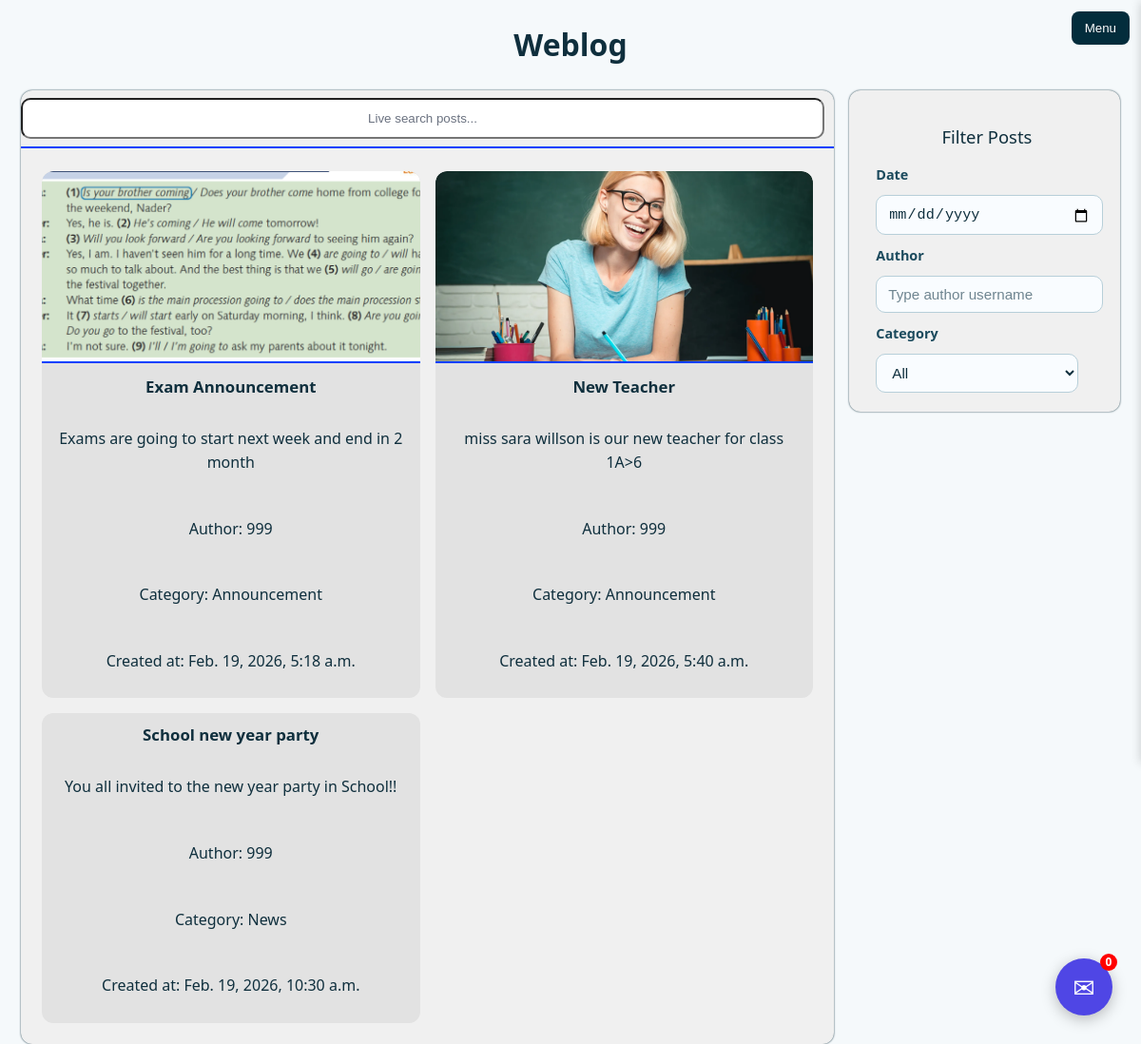
Screenshot of /weblog/home/ with the database file from the repository.
### weblog/models.py (models this page shows, shortened)
class Weblog(models.Model):
    title = models.CharField(max_length=200)
    content = models.TextField()
    author = models.ForeignKey(settings.AUTH_USER_MODEL, on_delete=models.CASCADE)
    file = models.FileField(upload_to='weblog_files/', blank=True, null=True)
    published = models.BooleanField(default=False)
    category = models.CharField(max_length=100, blank=True, null=True, choices=[
        ('announcement', 'Announcement'),
        ('news', 'News'),
        ('event', 'Event'),
        ('other', 'Other'),
    ])
    created_at = models.DateTimeField(auto_now_add=True)
    updated_at = models.DateTimeField(auto_now=True)

### user/models.py (models this page shows, shortened)
class User(AbstractBaseUser, PermissionsMixin):
    ROLE_CHOICES = [
        ('admin', 'Admin'),
        ('teacher', 'Teacher'),
        ('student', 'Student'),
        ('parent', 'Parent'),
        ('staff', 'Staff'),
    ]
    full_name = models.CharField(max_length=255)
    national_id = models.CharField(max_length=10, unique=True)
    phone = models.CharField(max_length=20 , null=True , blank=True)
    home_address = models.CharField(max_length=255 , null=True , blank=True)
    home_phone = models.CharField(max_length=20 , null=True , blank=True)
    date_born = models.DateField(null=True , blank=True)
    gender = models.CharField(max_length=10, choices=[('man','Male'),('woman','Female')])
    role = models.CharField(max_length=20, choices=ROLE_CHOICES)
    is_active = models.BooleanField(default=True)
    is_staff = models.BooleanField(default=False)
    is_superuser = models.BooleanField(default=False)
    date_joined = models.DateTimeField(auto_now_add=True)
    USERNAME_FIELD = 'national_id'
    REQUIRED_FIELDS = ['full_name' , 'gender' , 'role']
    objects = UserManager()

### weblog/views.py (the view)
# urls.py: path('weblog/', include('weblog.urls' , namespace='weblog')),
def weblog(request):
    weblog = Weblog.objects.all()
    return render(request , 'weblog.html' , {'weblog': weblog})

### weblog/templates/weblog.html (shortened to what this page needs)
{% extends 'base.html' %} {% block content %}
<h1 style="text-align: center">Weblog</h1>
<div class="weblog-page-grid">
  <div class="weblog-list" id="weblog-list">
    <div class="weblog-actions">
      <input
        type="text"
        id="weblog-live-search"
        placeholder="Live search posts..."
        class="weblog-search"
      />
    </div>
    <div class="weblog-grid">
      {% for weblog in weblog %} {% if weblog.published %}
      <div
        class="weblog-items"
        data-created-date="{{ weblog.created_at|date:'Y-m-d' }}"
        data-author="{{ weblog.author.username|lower }}"
        data-category="{{ weblog.category|default:''|lower }}"
      >
        {% if weblog.file %}
        <div class="weblog-image-wrap">
          <img
            src="{{ weblog.file.url }}"
            alt="Weblog Image"
            class="weblog-image"
          />
        </div>
        {% endif %}
        <a
          class="weblog-title-link"
          href="{% url 'weblog:weblog_detail' weblog.pk %}"
          >{{ weblog.title }}</a
        >
        <p>{{ weblog.content|truncatechars:100 }}</p>
        <p>Author: {{ weblog.author.full_name }}</p>
        <p>Category: {{ weblog.get_category_display|default:'-' }}</p>
        <p>Created at: {{ weblog.created_at }}</p>
      </div>
      {% endif %} {% empty %}
      <div class="weblog-none">
        <p>No posts found.</p>
      </div>
      {% endfor %}
    </div>
  </div>
  <div class="filter-box">
    <div class="filter-items">
      <h3>Filter Posts</h3>
      <label for="filter-date">Date</label>
      <input type="date" id="filter-date" />
      <label for="filter-author">Author</label>
      <input
        type="text"
        id="filter-author"
        placeholder="Type author username"
      />
      <label for="filter-category">Category</label>
      <select id="filter-category">
        <option value="">All</option>
      </select>
    </div>
  </div>
</div>
{% endblock %}

### templates/base.html (shortened to what this page needs)
<!doctype html>
<html lang="en">
  <head>
    <link rel="stylesheet" href="/static/style.css" />
    <link
      href="https://cdn.jsdelivr.net/npm/select2@4.1.0-rc.0/dist/css/select2.min.css"
      rel="stylesheet"
    />
  </head>
  <body>
    <button
      class="sidebar-toggle"
      id="sidebarToggle"
      aria-controls="sidebar"
      aria-expanded="false"
      type="button"
    >
      menu
    </button>
    <div class="layout-shell" id="layoutShell">
      <main class="page-content">{% block content %}{% endblock %}</main>
    </div>
    <div class="msg-fab" id="msgFab">
      <span class="msg-count" id="msgCount">0</span>
      ✉
    </div>
  </body>
</html>

### static/style.css (style rules this page uses)
html { font-family: 'Segoe UI', Tahoma, Geneva, Verdana, sans-serif; }
body { margin: 0; background: #f5f9fb; color: #0f2f3d; line-height: 1.6; }
html, body { margin: 0; padding: 0; height: 100%; width: 100%; }
.page-content { box-sizing: border-box; transition: padding 0.25s ease, margin-right 0.25s ease; }
.sidebar-toggle { display: block; position: fixed; top: 12px; right: 12px; z-index: 999; border: 0; background: #032d3c; color: #fff; border-radius: 8px; padding: 10px 14px; text-transform: capitalize; cursor: pointer; overflow:hidden; }
.layout-shell { min-height: 100vh; }
.msg-fab { position: fixed; bottom: 30px; right: 30px; width: 60px; height: 60px; background: #4f46e5; color: white; border-radius: 50%; display: flex; align-items: center; justify-content: center; font-size: 28px; cursor: pointer; box-shadow: 0 4px 15px rgba(0,0,0,0.25); transition: transform 0.2s ease, background 0.2s ease; z-index: 1000; }
.msg-count { position: absolute; top: -5px; right: -5px; background: red; color: white; font-size: 12px; font-weight: bold; width: 18px; height: 18px; display: flex; align-items: center; justify-content: center; border-radius: 50%; }
.weblog-page-grid { display: grid; grid-template-columns: 3fr 1fr; gap: 16px; margin: 22px 22px; gap: 1em; text-align: center; }
.weblog-list { display: flex; flex-direction: column; gap: 12px; background-color: rgb(240, 240, 240); box-shadow:0 0 2px #082a38; border-radius: 12px; }
.weblog-actions { display: flex; gap: 10px; margin-top: 8px; align-self: flex-start; justify-content: center; align-items: center; width: 100%; position: relative; }
.weblog-actions::after { content: ''; position: absolute; left: 0; bottom: -10px; width: 100%; height: 1.5px; background-color: #0040ff; }
.weblog-search { display: flex; flex: 1; align-items: center; margin-right: 10px; padding: 12px 0; border-radius: 10px; text-align: center; }
.weblog-search::placeholder { color: #6b7280; text-align: center; }
.weblog-grid { display: grid; grid-template-columns: 1fr 1fr; gap: 16px; margin: 22px 22px; }
.weblog-items { display: flex; flex-direction: column; gap: 12px; padding: 10px; background-color: rgb(226, 226, 226); border-radius: 12px; overflow: hidden; }
.weblog-image-wrap { width: calc(100% + 20px); height: 200px; margin: -10px -10px 0 -10px; overflow: hidden; border-radius: 12px 12px 0 0; position: relative; border-bottom: 2px solid #0040ff; }
.weblog-image { width: 100%; height: 100%; object-fit: cover; display: block; position: relative; }
.weblog-title-link { text-decoration: none; color: #0f2f3d; font-weight: 600; font-size: 1.05rem; }
.filter-box { display: flex; gap: 10px; align-items: center; justify-content: center; flex-direction: column; background-color: rgb(240, 240, 240); box-shadow:0 0 2px #082a38; border-radius: 12px; height: max-content; padding: 20px 10px; }
.filter-items { display: flex; gap: 10px; flex-wrap: wrap; flex-direction: column; justify-content: center; align-items: flex-start; width: 90%; height: 95%; border-radius: 12px; }
.filter-items h3 { align-self: center; margin: 14px 0 4px; color: #0f2f3d; font-size: 1.15rem; font-weight: 500; }
.filter-items label { color: #1b4a5d; font-size: 0.9rem; font-weight: 600; margin-left: 5px; }
.filter-items input, .filter-items select { width: 89%; padding: 10px 12px; border: 1px solid #b7cfd9; border-radius: 10px; background-color: #f9fcff; color: #0f2f3d; font-size: 0.95rem; margin-left: 5px; transition: border-color 0.2s ease, box-shadow 0.2s ease; }
.filter-items input::placeholder { color: #6f8590; }

### rows the page displays
Weblog: file (picture), title "Exam Announcement", content "Exams are going to start next week and end in 2 month", author.full_name "999", category "Announcement", created_at "Feb. 19, 2026, 5:18 a.m."
Weblog: file (picture), title "New Teacher", content "miss sara willson is our new teacher for class 1A>6", author.full_name "999", category "Announcement", created_at "Feb. 19, 2026, 5:40 a.m."
Weblog: title "School new year party", content "You all invited to the new year party in School!!", author.full_name "999", category "News", created_at "Feb. 19, 2026, 10:30 a.m."
